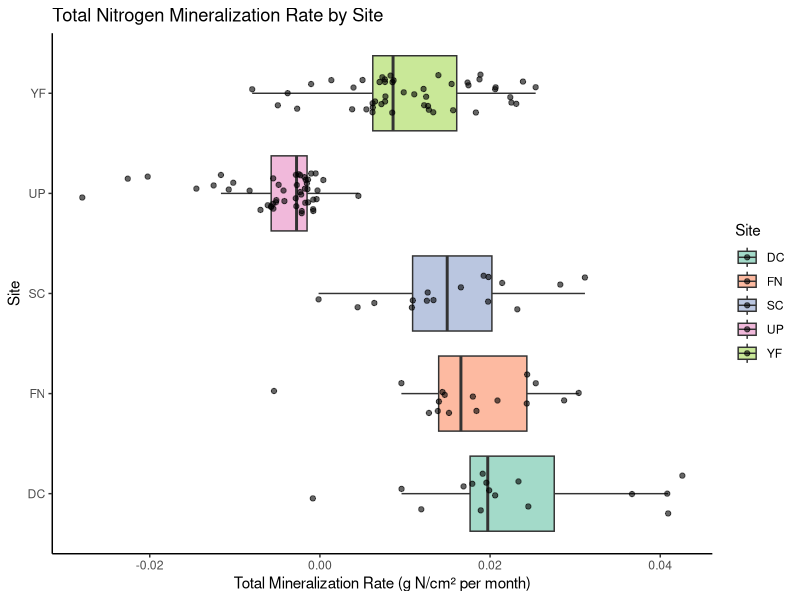
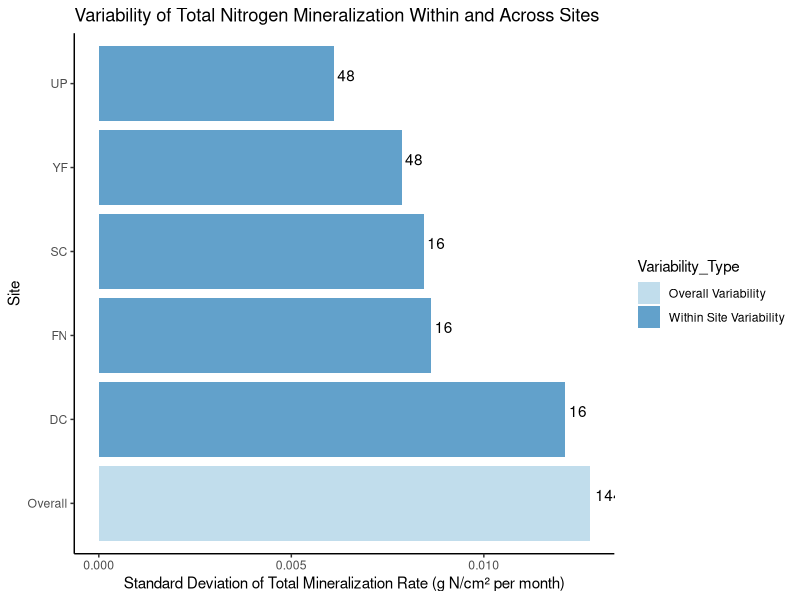
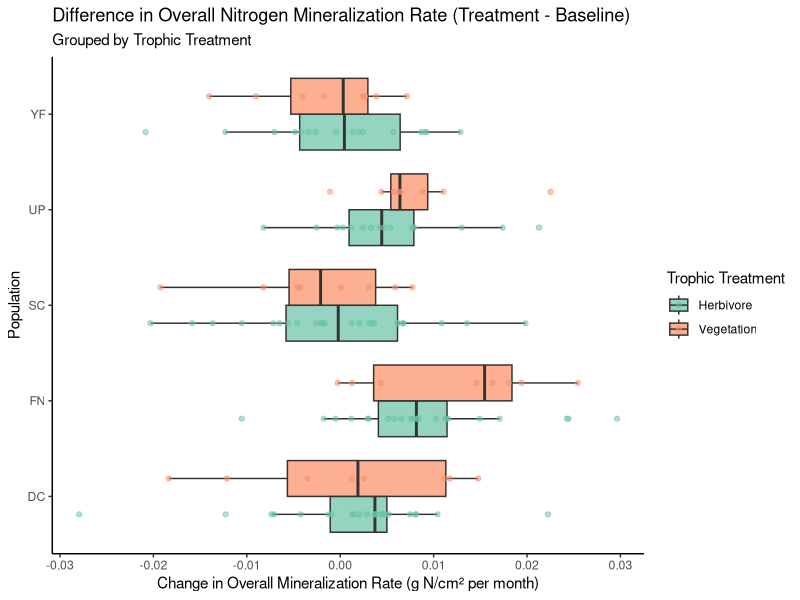
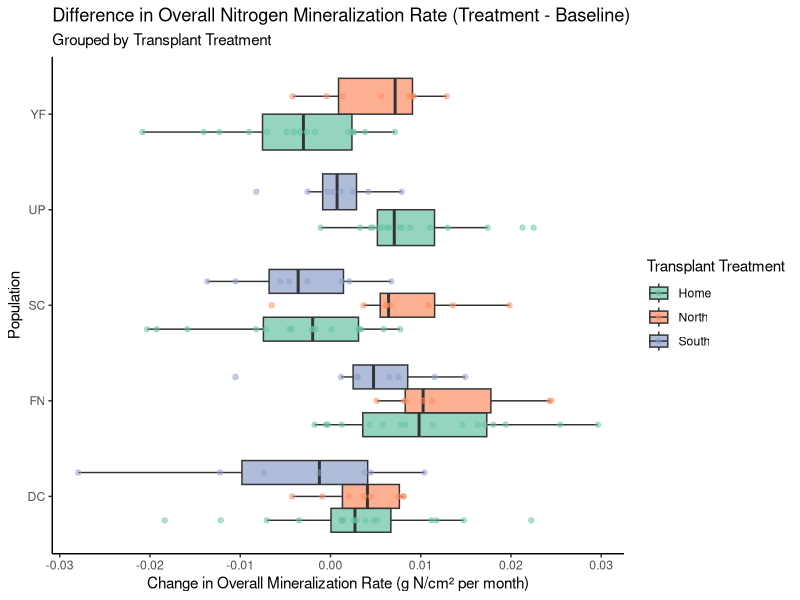

Source code (R) for these figures, in order:
### N-mineralization ----
## Nitrate = (mg N-NO3/mL)
## Ammonium = (mg N-NH4/mL)
## Bulk density = g/cm^3

## Notes
# For those that remain below zero, still use these values as-is 
# in analyses of both nitrogen concentrations and in calculating 
# mineralization and nitrification rates

## Nitrification was calculated as:
# NO3 at 28 days minus initial NO3 at time zero; 
# N mineralization equals NH4 + NO3 at 28 days minus NH4 + NO3 at time zero (Goodale and Aber 2001).
# This was multiplied by bulk density and the appropriate conversions to obtain results on a g/cm^3 basis Pastor et al 1987: 


library(dplyr)

# Read-in data
N_min_2021 <- read.csv("Data/N-min/2021_N-min.csv")
N_min_2023 <- read.csv("Data/N-min/2023_N-min.csv") # NOTE: 2023 N-min data was blank-adjusted by the processing lab
BulkDensity <- read.csv("Data/BulkDensity/2021_BulkDensity.csv")

# Bulk Density calculation
BulkDensity <- BulkDensity %>% 
  mutate(SoilMass = Weight_SoilTray-Weight_Tray) %>% 
  mutate(SoilMassAdj = SoilMass - (Materials_volume_mL_end - Materials_volume_mL_start)) %>% 
  mutate(SoilBulkDensity = (SoilMassAdj / 308.89)) # units = g/cm^3, where 308.89 is the cm^3 of the sampler

# Add columns for treatment

N_min_2021 <- N_min_2021 %>%
  mutate(Site = case_when(
    startsWith(as.character(Sample.ID), "FNH") ~ "FN",
    startsWith(as.character(Sample.ID), "FNS") ~ "YF",
    startsWith(as.character(Sample.ID), "FNN") ~ "UP",
    startsWith(as.character(Sample.ID), "MCH") ~ "MC",
    startsWith(as.character(Sample.ID), "MCN") ~ "UP",
    startsWith(as.character(Sample.ID), "MCS") ~ "YF",
    startsWith(as.character(Sample.ID), "YFH") ~ "YF",
    startsWith(as.character(Sample.ID), "YFN") ~ "UP",
    startsWith(as.character(Sample.ID), "SCN") ~ "UP",
    startsWith(as.character(Sample.ID), "SCH") ~ "SC",
    startsWith(as.character(Sample.ID), "SCS") ~ "YF",
    startsWith(as.character(Sample.ID), "UPH") ~ "UP",
    startsWith(as.character(Sample.ID), "UPS") ~ "YF",
    startsWith(as.character(Sample.ID), "DCH") ~ "DC",
    startsWith(as.character(Sample.ID), "DCN") ~ "UP",
    startsWith(as.character(Sample.ID), "DCS") ~ "YF"
  )) %>%
  mutate(Trophic_Treatment = case_when(
    substr(Sample.ID, 5, 5) == "V" ~ "Vegetation",
    substr(Sample.ID, 5, 5) == "H" ~ "Herbivore",
    substr(Sample.ID, 5, 5) == "P" ~ "Predator"
  )) %>%
  mutate(Transplant_Treatment = case_when(
    substr(Sample.ID, 3, 3) == "H" ~ "Home",
    substr(Sample.ID, 3, 3) == "N" ~ "North",
    substr(Sample.ID, 3, 3) == "S" ~ "South"
  )) %>%
  mutate(Population = substr(Sample.ID, 1, 2))


N_min_2023 <- N_min_2023 %>%
  mutate(Site = case_when(
    startsWith(as.character(Sample.ID), "FNH") ~ "FN",
    startsWith(as.character(Sample.ID), "FNS") ~ "YF",
    startsWith(as.character(Sample.ID), "FNN") ~ "UP",
    startsWith(as.character(Sample.ID), "MCH") ~ "MC",
    startsWith(as.character(Sample.ID), "MCN") ~ "UP",
    startsWith(as.character(Sample.ID), "MCS") ~ "YF",
    startsWith(as.character(Sample.ID), "YFH") ~ "YF",
    startsWith(as.character(Sample.ID), "YFN") ~ "UP",
    startsWith(as.character(Sample.ID), "SCN") ~ "UP",
    startsWith(as.character(Sample.ID), "SCH") ~ "SC",
    startsWith(as.character(Sample.ID), "SCS") ~ "YF",
    startsWith(as.character(Sample.ID), "UPH") ~ "UP",
    startsWith(as.character(Sample.ID), "UPS") ~ "YF",
    startsWith(as.character(Sample.ID), "DCH") ~ "DC",
    startsWith(as.character(Sample.ID), "DCN") ~ "UP",
    startsWith(as.character(Sample.ID), "DCS") ~ "YF"
  )) %>%
  mutate(Trophic_Treatment = case_when(
    substr(Sample.ID, 5, 5) == "V" ~ "Vegetation",
    substr(Sample.ID, 5, 5) == "H" ~ "Herbivore",
    substr(Sample.ID, 5, 5) == "P" ~ "Predator"
  )) %>%
  mutate(Transplant_Treatment = case_when(
    substr(Sample.ID, 3, 3) == "H" ~ "Home",
    substr(Sample.ID, 3, 3) == "N" ~ "North",
    substr(Sample.ID, 3, 3) == "S" ~ "South"
  )) %>%
  mutate(Population = substr(Sample.ID, 1, 2))


# blank adjustment for 2021 data
N_min_2021 <- N_min_2021 %>%
  group_by(Batch) %>%
  mutate(
    N_NO3_blank_avg = mean(`N.NO3..mg.per.mL.`[Sample.ID == "Blank"]),
    N_NH4_blank_avg = mean(`N.NH4..mg.per.mL.`[Sample.ID == "Blank"])
  ) %>%
  mutate(
    `N-NO3 (mg per mL)` = `N.NO3..mg.per.mL.` - N_NO3_blank_avg,
    `N-NH4 (mg per mL)` = `N.NH4..mg.per.mL.` - N_NH4_blank_avg
  ) %>%
  ungroup() %>%
  select(-N_NO3_blank_avg, -N_NH4_blank_avg)

# Remove blanks from 2023 and 2021 data 
N_min_2023 <- N_min_2023 %>%
  filter(Sample.ID != "Blank")

N_min_2021 <- N_min_2021 %>% 
  filter(Sample.ID != "Blank")

# Bulk Density, unit conversion 
BulkDensity_avg <- BulkDensity %>%
  group_by(Site) %>%
  summarize(SoilBulkDensity_avg = mean(SoilBulkDensity))


calculate_rate <- function(data, year, soil_depth = 10) {
  data %>%
    left_join(BulkDensity_avg, by = "Site") %>%
    group_by(Sample.ID) %>%
    # Filter for the first and last day
    filter(Day == min(Day) | Day == max(Day)) %>%
    arrange(Day) %>%
    # Calculate differences between the last and first day
    mutate(
      NH4_diff = `N.NH4..mg.per.mL.`[2] - `N.NH4..mg.per.mL.`[1],
      NO3_diff = `N.NO3..mg.per.mL.`[2] - `N.NO3..mg.per.mL.`[1],
      # Calculate rates, scaled to per month
      NH4_rate = (NH4_diff * 0.001) * SoilBulkDensity_avg * soil_depth, # g/cm² per month
      NO3_rate = (NO3_diff * 0.001) * SoilBulkDensity_avg * soil_depth, # g/cm² per month
      Overall_rate = NH4_rate + NO3_rate
    ) %>%
    ungroup()
}


# Calculate rates and add the Year column
N_min_2021 <- calculate_rate(N_min_2021, year = 2021) %>%
  mutate(Year = 2021)

N_min_2023 <- calculate_rate(N_min_2023, year = 2023) %>%
  mutate(Year = 2023)

# Clean up the data frames after calculating rates
# Drop columns that exist only in some data frames
clean_data <- function(data, year_column_exists = TRUE) {
data <- data %>%
  select(-Day, -`N.NO3..mg.per.mL.`, -`N.NH4..mg.per.mL.`, 
         -`N.NO3..mg.per.mL.`, -`N.NH4..mg.per.mL.`, 
         -SoilBulkDensity_avg, -NH4_diff, -NO3_diff)

# Conditionally drop the Batch column if it exists
if ("Batch" %in% colnames(data)) {
  data <- data %>%
    select(-Batch)
}

# Ensure distinct rows based on Sample.ID and Year if Year column exists
if (year_column_exists) {
  data <- data %>%
    distinct(Sample.ID, Year, .keep_all = TRUE)
}

return(data)
}

N_min_2021_clean <- clean_data(N_min_2021)
N_min_2023_clean <- clean_data(N_min_2023)

# Merge the cleaned data frames
N_min_full_data <- bind_rows(N_min_2021_clean, N_min_2023_clean) %>%
  select(Sample.ID, Year, Transplant_Treatment, Trophic_Treatment, 
         Population, Site, NH4_rate, NO3_rate, Overall_rate) %>%
  rename(
    `Ammonium rate` = NH4_rate,
    `Nitrate rate` = NO3_rate,
    `Overall mineralization rate` = Overall_rate
  )

## Units are (g N/cm² per month)





### Permute UPH_H7 and YFN_H2 2023

# Create new rows with specified information
new_rows <- tibble(
  Sample.ID = c("UPH_H7", "YFN_H2"),
  Year = c(2023, 2023),
  Transplant_Treatment = c("Home", "North"),
  Trophic_Treatment = c("Herbivore", "Herbivore"),
  Population = c("UP", "YF"),
  Site = c("UP", "UP")
)

# Function to calculate average rates based on matching conditions
average_rates <- function(data, new_row) {
  matching_rows <- data %>%
    filter(
      Year == new_row$Year,
      Population == new_row$Population,
      Site == new_row$Site,
      Trophic_Treatment == new_row$Trophic_Treatment
    )
  
  if (nrow(matching_rows) > 0) {
    Ammonium_rate <- mean(matching_rows$`Ammonium rate`, na.rm = TRUE)
    Nitrate_rate <- mean(matching_rows$`Nitrate rate`, na.rm = TRUE)
    Overall_mineralization_rate <- mean(matching_rows$`Overall mineralization rate`, na.rm = TRUE)
  } else {
    Ammonium_rate <- NA
    Nitrate_rate <- NA
    Overall_mineralization_rate <- NA
  }
  
  return(c(Ammonium_rate, Nitrate_rate, Overall_mineralization_rate))
}

# Apply the average calculation function to each new row
new_rows <- new_rows %>%
  rowwise() %>%
  mutate(
    rates = list(average_rates(N_min_full_data, as.list(cur_data()))),
    `Ammonium rate` = rates[[1]],
    `Nitrate rate` = rates[[2]],
    `Overall mineralization rate` = rates[[3]]
  ) %>%
  select(-rates) %>%
  ungroup()

# Combine the new rows with the existing data
N_min_full_data <- bind_rows(N_min_full_data, new_rows)

# View the updated data
print(N_min_full_data)








## GRAPHS ----
# Load required library
library(ggplot2)
library(tidyr)

# Filter the 2021 data
N_min_2021_clean <- N_min_full_data %>%
  filter(Year == 2021)

# Create a plot of overall rates by site
ggplot(N_min_2021_clean, aes(x = Site, y = `Overall mineralization rate`, fill = Site)) +
  geom_boxplot(alpha = 0.6, outlier.shape = NA) +
  geom_jitter(width = 0.2, alpha = 0.6) + # Adds points for individual data
  theme_classic() +
  scale_fill_brewer(palette = "Set2") +
  coord_flip() + 
  labs(
    title = "Total Nitrogen Mineralization Rate by Site",
    x = "Site",
    y = "Total Mineralization Rate (g N/cm² per month)"
  )

# Calculate the standard deviation of the overall rate by site
site_variability <- N_min_2021_clean %>%
  group_by(Site) %>%
  summarize(
    Within_Site_SD = sd(`Overall mineralization rate`, na.rm = TRUE),
    Sample_Size = n()
  )

# Calculate the overall standard deviation across all sites
overall_variability <- tibble(
  Site = "Overall",
  Within_Site_SD = sd(N_min_2021_clean$`Overall mineralization rate`, na.rm = TRUE),
  Sample_Size = nrow(N_min_2021_clean)
)

# Combine the site-specific variability with overall variability
variability_data <- bind_rows(site_variability, overall_variability)

# Add a column to distinguish between site-specific and overall variability
variability_data <- variability_data %>%
  mutate(Variability_Type = ifelse(Site == "Overall", "Overall Variability", "Within Site Variability"))

# Order the bars sequentially by SD
variability_data <- variability_data %>%
  arrange(desc(Within_Site_SD))

# Create the plot
ggplot(variability_data, aes(x = reorder(Site, -Within_Site_SD), y = Within_Site_SD, fill = Variability_Type)) +
  geom_bar(stat = "identity", position = position_dodge(), alpha = 0.7) +
  geom_text(aes(label = Sample_Size), 
            position = position_dodge(width = 0.9), 
            vjust = -0.2, hjust = -0.2) +
  theme_classic() +
  labs(x = "Site", y = "Standard Deviation of Total Mineralization Rate (g N/cm² per month)") +
  scale_fill_brewer(palette = "Paired") +
  coord_flip() +
  ggtitle("Variability of Total Nitrogen Mineralization Within and Across Sites")


#### N-min differences -----
# Calculate the difference in overall nitrogen mineralization rate between 2023 and 2021
N_min_diff <- N_min_full_data %>%
  select(Sample.ID, Year, Population, Site, Transplant_Treatment, Trophic_Treatment, `Overall mineralization rate`) %>%
  spread(key = Year, value = `Overall mineralization rate`) %>%
  mutate(Diff_Overall_Rate = `2023` - `2021`) %>%
  select(Sample.ID, Population, Site, Transplant_Treatment, Trophic_Treatment, Diff_Overall_Rate) %>% 
  # Filter out rows where Site or Population is "MC"
  filter(Site != "MC", Population != "MC")

# Plot 1: Grouped by Trophic Treatment
ggplot(N_min_diff, aes(x = Population, y = Diff_Overall_Rate, fill = Trophic_Treatment)) +
  geom_boxplot(outlier.shape = NA, alpha = 0.7, position = position_dodge(width = 0.75)) +  # Align boxplots
  geom_jitter(aes(color = Trophic_Treatment), alpha = 0.5, position = position_dodge(width = 0.75)) +  # Align jitter points
  theme_classic() +
  labs(
    title = "Difference in Overall Nitrogen Mineralization Rate (Treatment - Baseline)",
    subtitle = "Grouped by Trophic Treatment",
    x = "Population",
    y = "Change in Overall Mineralization Rate (g N/cm² per month)",
    fill = "Trophic Treatment",
    color = "Trophic Treatment"
  ) +
  scale_fill_brewer(palette = "Set2") +
  scale_color_brewer(palette = "Set2") +
  coord_flip()

# Plot 2: Grouped by Transplant Treatment
ggplot(N_min_diff, aes(x = Population, y = Diff_Overall_Rate, fill = Transplant_Treatment)) +
  geom_boxplot(outlier.shape = NA, alpha = 0.7, position = position_dodge(width = 0.75)) +  # Align boxplots
  geom_jitter(aes(color = Transplant_Treatment), alpha = 0.5, position = position_dodge(width = 0.75)) +  # Align jitter points
  theme_classic() +
  labs(
    title = "Difference in Overall Nitrogen Mineralization Rate (Treatment - Baseline)",
    subtitle = "Grouped by Transplant Treatment",
    x = "Population",
    y = "Change in Overall Mineralization Rate (g N/cm² per month)",
    fill = "Transplant Treatment",
    color = "Transplant Treatment"
  ) +
  scale_fill_brewer(palette = "Set2") +
  scale_color_brewer(palette = "Set2") +
  coord_flip()


